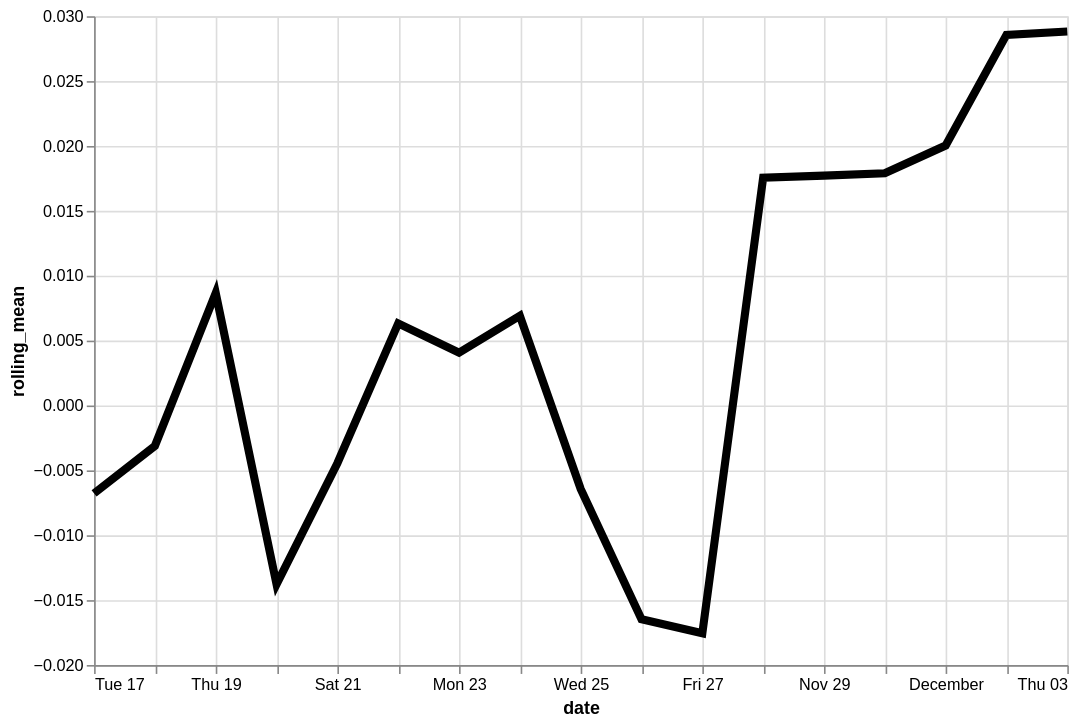

Source (Vega-Lite JSON):
### Vega-Lite specification from a JSON file in a GitHub repository (floating-point values rounded to 4 significant figures)
{"config": {"view": {"continuousWidth": 400, "continuousHeight": 300}}, "data": {"name": "data-2c95a3ca1dca00659e8334720dd5629d"}, "mark": {"type": "line", "color": "black", "size": 5}, "encoding": {"x": {"type": "temporal", "field": "date"}, "y": {"type": "quantitative", "field": "rolling_mean"}}, "height": 400, "transform": [{"window": [{"op": "mean", "field": "residual", "as": "rolling_mean"}], "frame": [-4, 3]}], "width": 600, "$schema": "https://vega.github.io/schema/vega-lite/v4.8.1.json", "datasets": {"data-2c95a3ca1dca00659e8334720dd5629d": [{"date": "2020-11-17", "residual": -0.1282}, {"date": "2020-11-18", "residual": 0.02096}, {"date": "2020-11-19", "residual": -0.0538}, {"date": "2020-11-20", "residual": 0.134}, {"date": "2020-11-21", "residual": 0.01154}, {"date": "2020-11-22", "residual": 0.06755}, {"date": "2020-11-23", "residual": -0.1485}, {"date": "2020-11-24", "residual": 0.06088}, {"date": "2020-11-25", "residual": -0.04203}, {"date": "2020-11-26", "residual": 0.002951}, {"date": "2020-11-27", "residual": -0.03112}, {"date": "2020-11-28", "residual": 0.02725}, {"date": "2020-11-29", "residual": -0.06875}, {"date": "2020-11-30", "residual": 0.05886}, {"date": "2020-12-01", "residual": 0.1324}, {"date": "2020-12-02", "residual": 0.06212}, {"date": "2020-12-03", "residual": -0.04057}]}}
